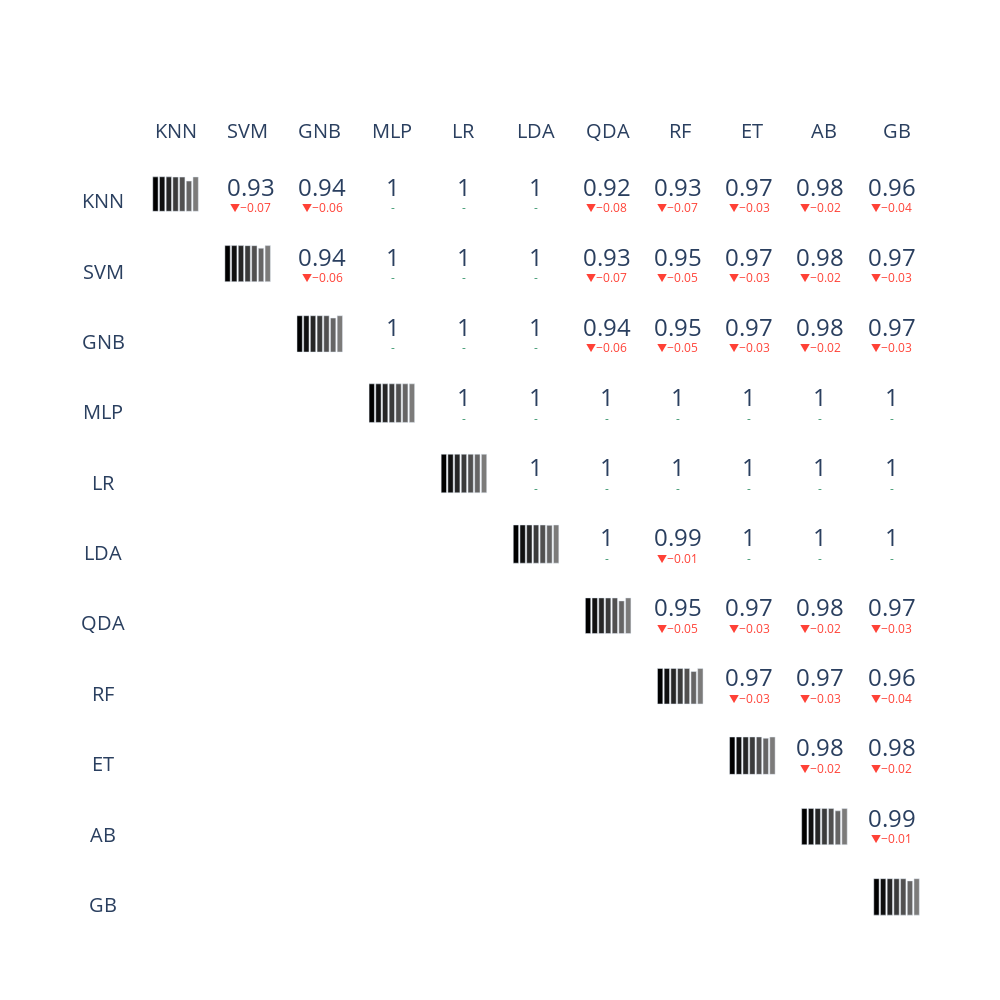

Source (notebook cell):
### Code cell
fig = go.Figure()
fig = make_subplots(rows=12, cols=12, vertical_spacing=0.03, horizontal_spacing=0.03, shared_xaxes='all', shared_yaxes='all')

# define subplot size
fig.update_layout(width=1000, height=1000)

df_model_meta_metr = df_model_meta[['accuracy', 'precision', 'recall', 'roc_auc_score', 'geometric_mean_score', 'matthews_corrcoef', 'f1_weighted']]

# add subplots for metrics in each algorithm
for i in range(11):
    fig.add_trace(go.Bar(x = df_model_meta_metr.columns, y = df_model_meta_metr.iloc[i], marker_color=px.colors.sequential.gray, 
                name = algo_cap[i]), row=i+2, col=i+2)
    # remove legend and x axes labels
    fig.update_layout(showlegend=False)
    fig.update_xaxes(showticklabels=False)
    fig.update_yaxes(showticklabels=False)

# add subplots for algorithm contribution to end result
for i in range(11):
    for j in range(11):
        if i < j:
            fig.add_trace(go.Indicator(
                value =  df_pred_meta_cor.loc[f'meta_{i+1}', f'meta_{j+1}'],
                mode = 'number+delta',
                delta = {'reference': 1},
                gauge = {'axis': {'visible': False}},
                domain = {'row': i+1, 'column': j+1}))

fig.update_layout(
    grid = {'rows': 12, 'columns': 12, 'pattern': "independent"})


# add rows and columns names
for i in range(11):
    fig.add_annotation(text=algo_cap[i], showarrow=False, font={"size":20}, row=1, col=i+2)
for i in range(11):
    fig.add_annotation(text=algo_cap[i], showarrow=False, font={"size":20}, row=i+2, col=1)

# remove background color
fig.update_layout(plot_bgcolor='rgba(0,0,0,0)')

    
fig.show()
